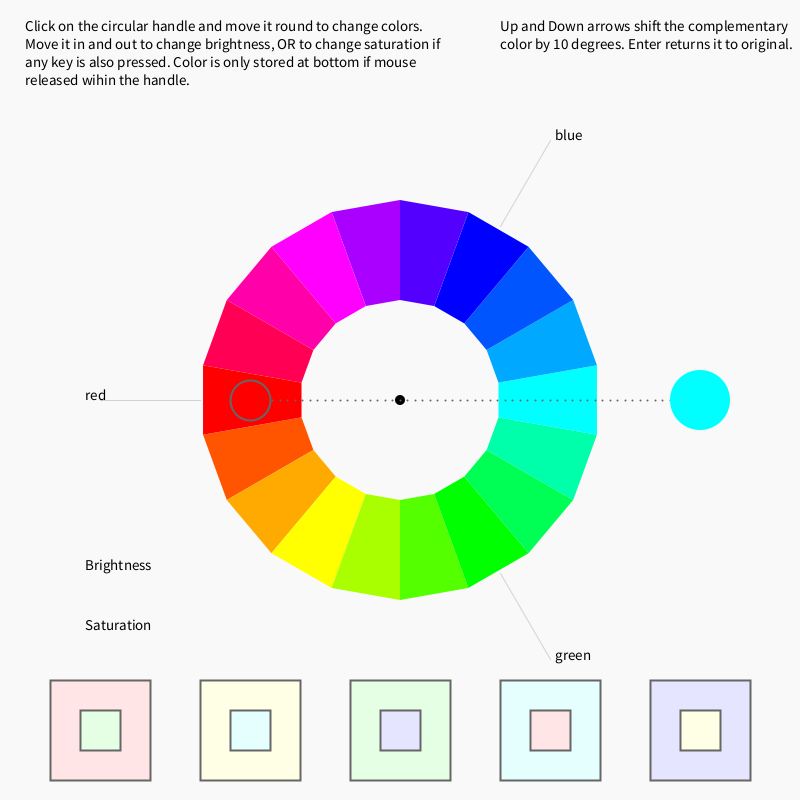
Frame 1 (no input)
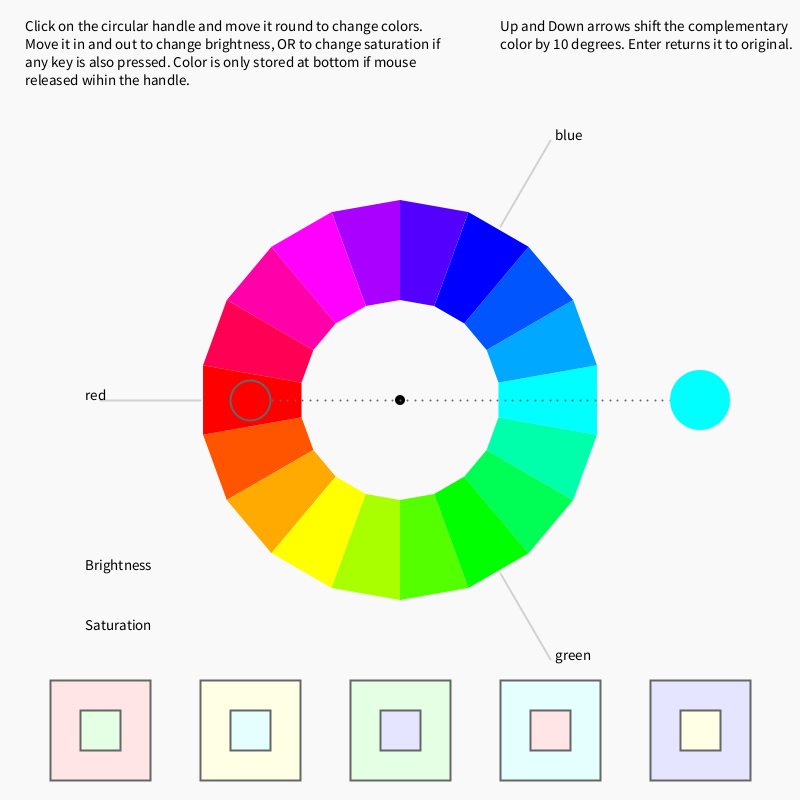
Frame 60 (the mouse pressed at the canvas centre just before this capture)
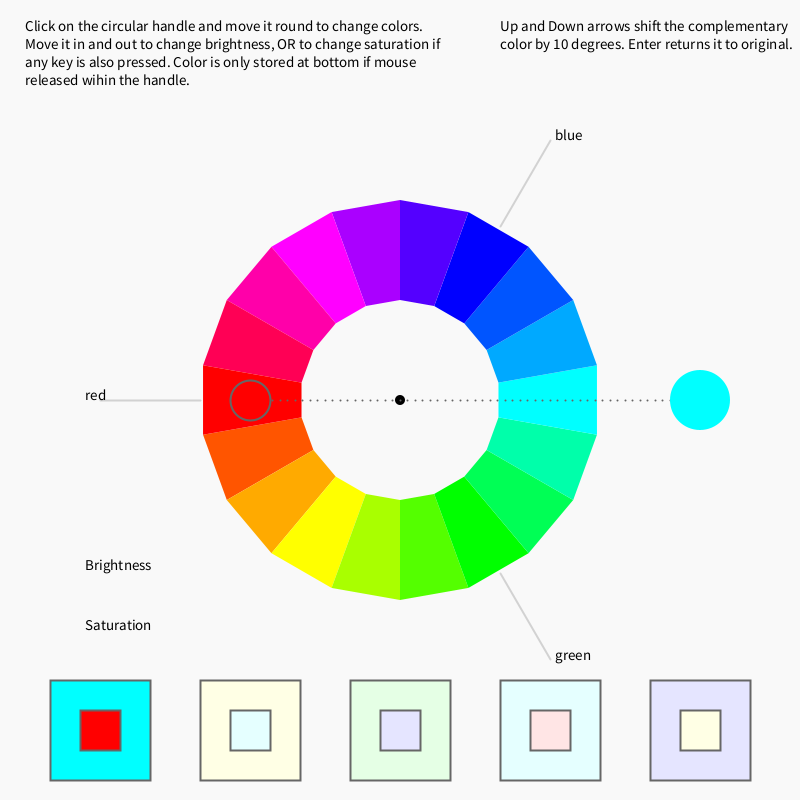
Frame 120 (the mouse held since frame 60 and released just before this capture)

The Processing sketch that drew these frames (run headless with seeded random() and noise(); from frame 60 on, the mouse is pressed at the canvas centre):

// Processing sketch: processing_159358
// ── processing_159358.pde

/*
 * Creative Coding
 * Week 4, 01 - an interactive colour wheel picker
 * by Indae Hwang and Jon McCormack
 * Copyright (c) 2014 Monash University
 *
 * This program draws an interactive colour selection wheel
 * Drag the colour circle around the hue wheel to change hue, change the distance
 * from the wheel to control brightness.
 *
 * Another colour circle is displayed showing the colour 180 degrees from the current colour
 */

// colourHandle: the user interface element to changing colours over the wheel
// It has a postion and a size


float extraAngle = 0;
float colorHandleX;
float colorHandleY;
float handleSize = 60;
color[] colorInnerSq = new color[5];
color[] colorOuterSq = new color[5];
int j=49;
int k=0;
// boolean isLocked
// the state of handle: when the color handle is pressed, 
// color hand is locked–released as the left mouse button is released 
//  but only when the mouse pointer is close to the handle
boolean isLocked = false;

// Wheel radius: inner and outer
//
float innerR = 100; // inner
float outerR = 200; // outer
float outerR2 = outerR * 1.5; // limit of the handle's "pull" range

// current and complementry colour
float hueValue = 180;
float satValue = 100;
float brightValue = 100;
float complementryHue = 0;

void setup() {

  size(800, 800);
  colorMode(HSB, 360, 100, 100); // use HSB colour mode, H=0->360, S=0->100, B=0->100
  colorHandleX = width/2+300;
  colorHandleY = height/2;
  // Initialize the stored dimmed colors and their complementary colors
  for (int i=0; i<5; i++) {
    colorOuterSq[i] = colorInnerSq[(i+3)%5] = color(60*i, 10, 100);
  };
}  //end of setup

void draw() {

  //Since we're using HSB colour mode, this clears the display window to nearly white
  //         H  S  B
  background(0, 0, 98);

  fill(0, 0, 0);  //First some captions
  textSize(15);
  String s = "Click on the circular handle and move it round to change colors.  Move it in and out to change brightness, OR to change saturation if any key is also pressed. Color is only stored at bottom if mouse released wihin the handle.";
  text(s, 25, 20, 430, 100);  // Text wraps within text box
  String sa = "Up and Down arrows shift the complementary color by 10 degrees. Enter returns it to original.";
  text(sa, 500, 20, 300, 100); 
  String sb = "Brightness";
  text(sb, 85, 570);
  String sc = "Saturation";
  text(sc, 85, 630);
    String sd = "red";
  text(sd, 85, 400);
      String se = "green";
  text(se, 555, 660);
      String sf = "blue";
  text(sf, 555, 140);
  
  //  For drawing lines etc., angle increases clockwise from vertical at top = zero
  //  Hue however increases anticlockwise starting at -90
  float angleR = radians(-90);
  float angleG = radians(30);
  float angleB = radians(150);
  stroke(0, 40);
  line(width/2 + outerR*sin(angleR), height/2 + outerR*cos(angleR), width/2 + outerR2*sin(angleR), height/2 + outerR2*cos(angleR));
  line(width/2 + outerR*sin(angleG), height/2 + outerR*cos(angleG), width/2 + outerR2*sin(angleG), height/2 + outerR2*cos(angleG));
  line(width/2 + outerR*sin(angleB), height/2 + outerR*cos(angleB), width/2 + outerR2*sin(angleB), height/2 + outerR2*cos(angleB));

  //draw Itten's color wheel - we'll use a QUAD_STRIP for this
  noStroke();
  beginShape(QUAD_STRIP);
  for (int i=0; i<=18; i++) {
    float angle = radians(20*i-80); // 18 x 20 degree steps

    //   Hue   Sat  Brightness
    fill(20*i, 100, 100);  // change the colour as we're building the quads

    //outside(top)
    vertex( width/2 + outerR*sin(angle), height/2 + outerR*cos(angle) );
    //inside(down)
    vertex( width/2 + innerR*sin(angle), height/2 + innerR*cos(angle) );
  }
  endShape(CLOSE);

  // colour handle Position Update. This function defines the hue and brightness
  colorHandleUpdate();
  
 //  Put a ring round the handle when it is close to white in color.
if (satValue <= 15 && brightValue >= 85)  {
noFill();
stroke(1,50);
  ellipse(colorHandleX, colorHandleY, handleSize, handleSize );
noStroke();
};  
//draw dotted line from center to colorhandle
  dotLine(width/2, height/2, colorHandleX, colorHandleY, 40); 

  //draw centre circle
  noStroke();
  fill(0);
  ellipse(width/2, height/2, 10, 10);

  //draw color handle
  //   Hue       Sat  Brightness
  fill(hueValue, satValue, brightValue);
  ellipse(colorHandleX, colorHandleY, handleSize, handleSize );

  //complementry color for colorHandle (comHand)
  float angleComHand = atan2(colorHandleY-height/2, colorHandleX-width/2) + PI - extraAngle;
  float radiusComeHand = 150;
  float comHandX = width/2  + radiusComeHand * cos(angleComHand);
  float comHandY = height/2 + radiusComeHand * sin(angleComHand);

  //dotline from center to comHand
  dotLine(width/2, height/2, comHandX, comHandY, 20); 

  complementryHue = calculateCompHue(hueValue);
  println(" hue = " + hueValue + "   saturation =  " + satValue + "   brightness =   " + brightValue +  "      complement of hue = " + complementryHue );
  fill( complementryHue, satValue, brightValue );
  ellipse(comHandX, comHandY, 40, 40);

  //loop to draw the all of squares with their stored colors
  for (int i=0; i<5; i++ ) {
    fill(colorOuterSq[i]); 
    rect(50 + 150*i, 680, 100, 100);
    fill(colorInnerSq[i]);
    rect(80 +150*i, 710, 40, 40);
  };  //end of for

  if (mousePressed==true) {  //Note: the function mousePressed is not called by this statement
    colorOuterSq[k] = color(hueValue, satValue, brightValue);
    colorInnerSq[k] = color(complementryHue, satValue, brightValue);
  }  //end of if mousePressed
}  //  end of draw

/*
 * calculateCompHue
 *
 * Calculates the complimentary hue from the hue supplied
 */
//FUNCTION
float calculateCompHue(float hueValue) {
  hueValue = hueValue + degrees(extraAngle);
  // Calculate complimentary color with hueValue
  // The complimentary colour should be 180 degrees opposite the selected colour
  if (hueValue >= 180 && hueValue < 390) {  //390 is necessary here to allow for keyboard arrow shift
    return hueValue-180;
  } else 
    return hueValue+180;
}

/*
 * colorHandleUpdate
 *
 * Updates the position and orientation of the colour handle based on
 * mouse position when left mouse button is pressed.
 */
void colorHandleUpdate() {

  // isLocked will be true if we pressed the mouse down while over the handle
  if (isLocked) {
 
    // calculate angle of handle based on mouse position
    // atan2 value is in the range from pi to -pi
    float angle = atan2(mouseY-height/2, mouseX-width/2  );
    float distance = dist(mouseX, mouseY, width/2, height/2);
    float radius = constrain(distance, outerR, outerR2); 
    colorHandleX = width/2  + radius * cos(angle);
    colorHandleY = height/2 + radius * sin(angle);

    hueValue = map (degrees(angle), -180, 180, 360, 0);

     if (keyPressed != true) {     // map distance from outer edge of the wheel to brightness
         brightValue = map(radius, outerR, outerR2, 0, 100);
  fill(hueValue, satValue, brightValue);
  rect(25, 540, 50, 50);
  }  //end of if keyPressed
  else {
        satValue = map(radius, outerR, outerR2, 0, 100);    // now map to saturation

    fill(hueValue, satValue, brightValue);      
    rect(25, 600, 50, 50);
  } 
    //Grey border around the colorHandle when locked 
    noStroke(); 
    fill(0, 0, 85);
    ellipse(colorHandleX, colorHandleY, handleSize+20, handleSize+20);
  }
}  //end of colorHandleUpdate

/*
 * isWithinCircle
 * boolean function that returns true if the mouse is within the circle with centre (x,y) radius r
 */
// FUNCTION
boolean isWithinCircle(float x, float y, float r) {
  float distance = dist(mouseX, mouseY, x, y);
  return (distance <= r);
}

/*
 * dotLine
 * draw a dotted line from (x1,y1) to (x2,y2)
 */
void dotLine(float x1, float y1, float x2, float y2, int dotDetail) {

  for (int i=0; i<=dotDetail; i++) {
    float dotDetailFloat = (float) dotDetail;
    float dotX = lerp(x1, x2, i/dotDetailFloat);
    float dotY = lerp(y1, y2, i/dotDetailFloat);
    strokeWeight(2);
    stroke(0, 0, 40);
    point(dotX, dotY);
  }
}

/*
 * mousePressed
 * When mouse button is first pressed, check if the user has pressed over the colour handle
 * If so, set isLocked to true to lock manipulation of the handle
 *
 */
void mousePressed() {
  if (isWithinCircle(colorHandleX, colorHandleY, handleSize)) {
    isLocked = true;
  }
}

/*
 * mouseReleased
 * Unlock control of the handle
 *
 */
void mouseReleased() {
  //  stores the current color and its complement
  if (isWithinCircle(colorHandleX, colorHandleY, handleSize)) {
    j++;
    k=j%5;
    colorOuterSq[k] = color(hueValue, satValue, brightValue);
    colorInnerSq[k] = color(complementryHue, satValue, brightValue);
    if (k!=4) {
      k++;
    } else { 
      k=0;
    };
  }
  isLocked = false;
}  //end of void mouseReleased

//This functionallows shift of complementary color circle
void keyPressed() {
  if (keyCode == UP) {
    extraAngle =radians(10);
  } else if (keyCode == DOWN) {
    extraAngle =radians(-10);
  } else if (keyCode == ENTER) {
    extraAngle =radians(0);
  }
}  //end of void keyPressed
